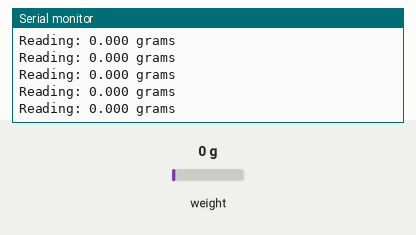
Recording of a sketch running on a simulated Arduino Uno, built with avr-gcc and run on an emulated ATmega328P. Parts: the last lines printed to the serial monitor. Inputs (shaded band) come from the test bench; at power-on: weight on the scale 0 g.

Above: at 2.2 s.
2.3 s: weight on the scale set to 100 g
At 2.32 s:
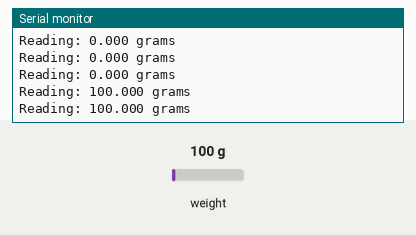
5.3 s: weight on the scale set to 1250 g
At 12.71 s:
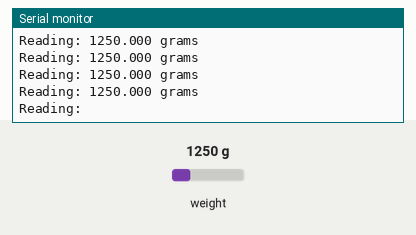
Timing chart, 0 to 12.8 s (numbered marks = the images above; inputs shaded):
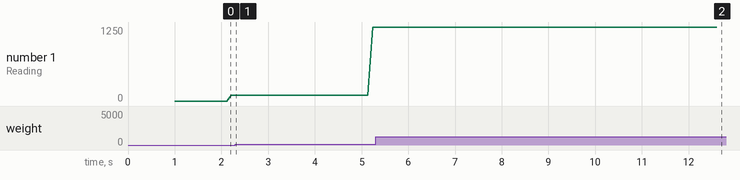

The sketch:

Scale_Working.ino
```cpp
// (licence header left out)
#include "HX711.h"

#define calibration_factor -447.8572998 //1M value was obtained using the SparkFun_HX711_Calibration sketch

#define DOUT 26 //s2
#define CLK  12

HX711 scale;

void setup() {
  Serial.begin(115200);
  Serial.println("HX711 scale demo");

  scale.begin(DOUT, CLK);
  scale.set_scale(calibration_factor); //This value is obtained by using the SparkFun_HX711_Calibration sketch
  scale.tare(); //Assuming there is no weight on the scale at start up, reset the scale to 0

  Serial.println("Readings:");
}

void loop() {
  Serial.print("Reading: ");
  Serial.print(abs(scale.get_units()), 3); //scale.get_units() returns a float
  Serial.print(" grams"); //You can change this to kg but you'll need to refactor the calibration_factor
  Serial.println();
}
```

Measured:
- after the input at 2.3 s, the serial monitor: prints a new line at once (image 1)
- after the input at 5.3 s, the serial monitor: prints a new line at once (image 2)
- plotted number 1: 100 → 1250 after the input at 2.3 s
